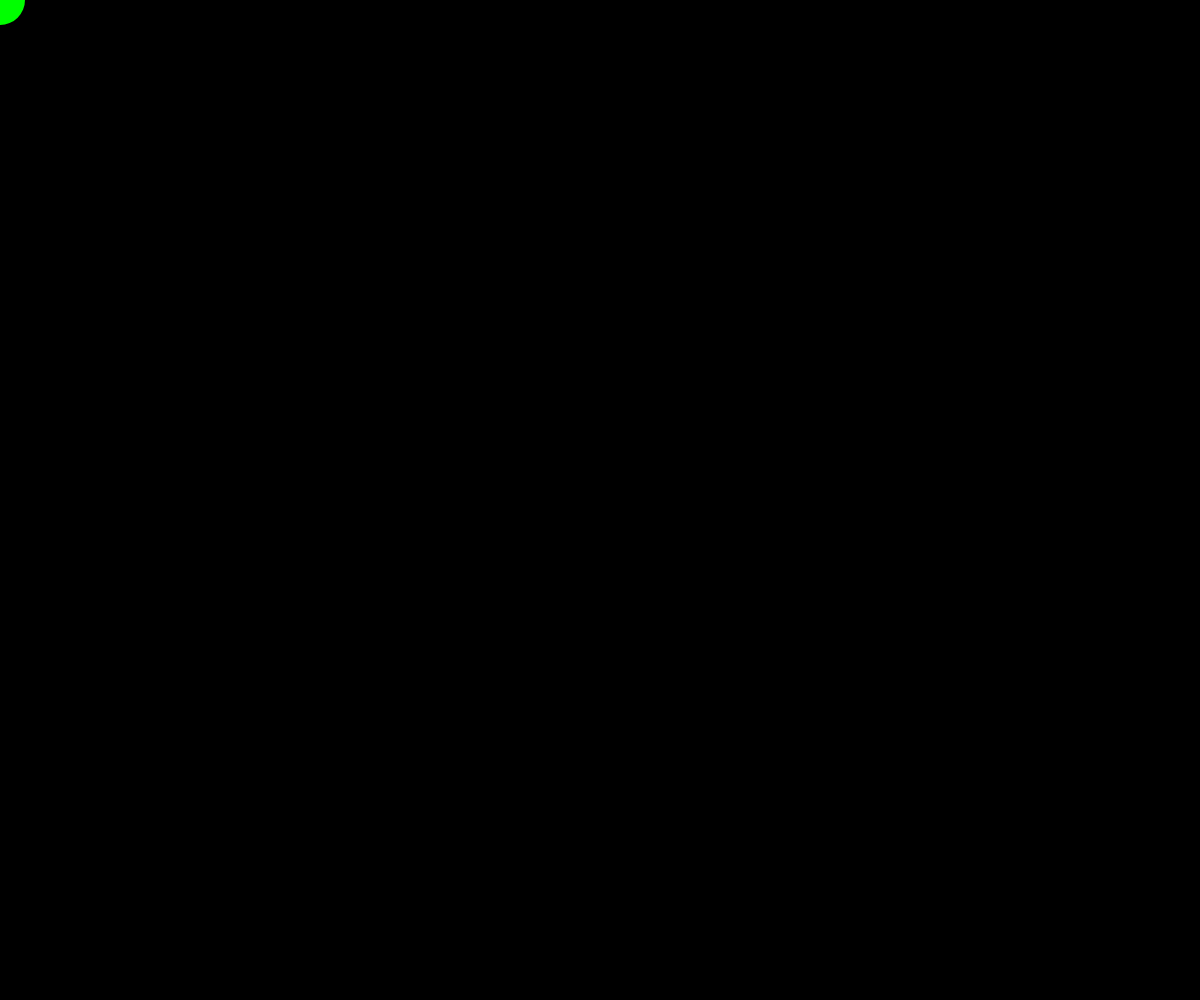
Frame 1 (no input)
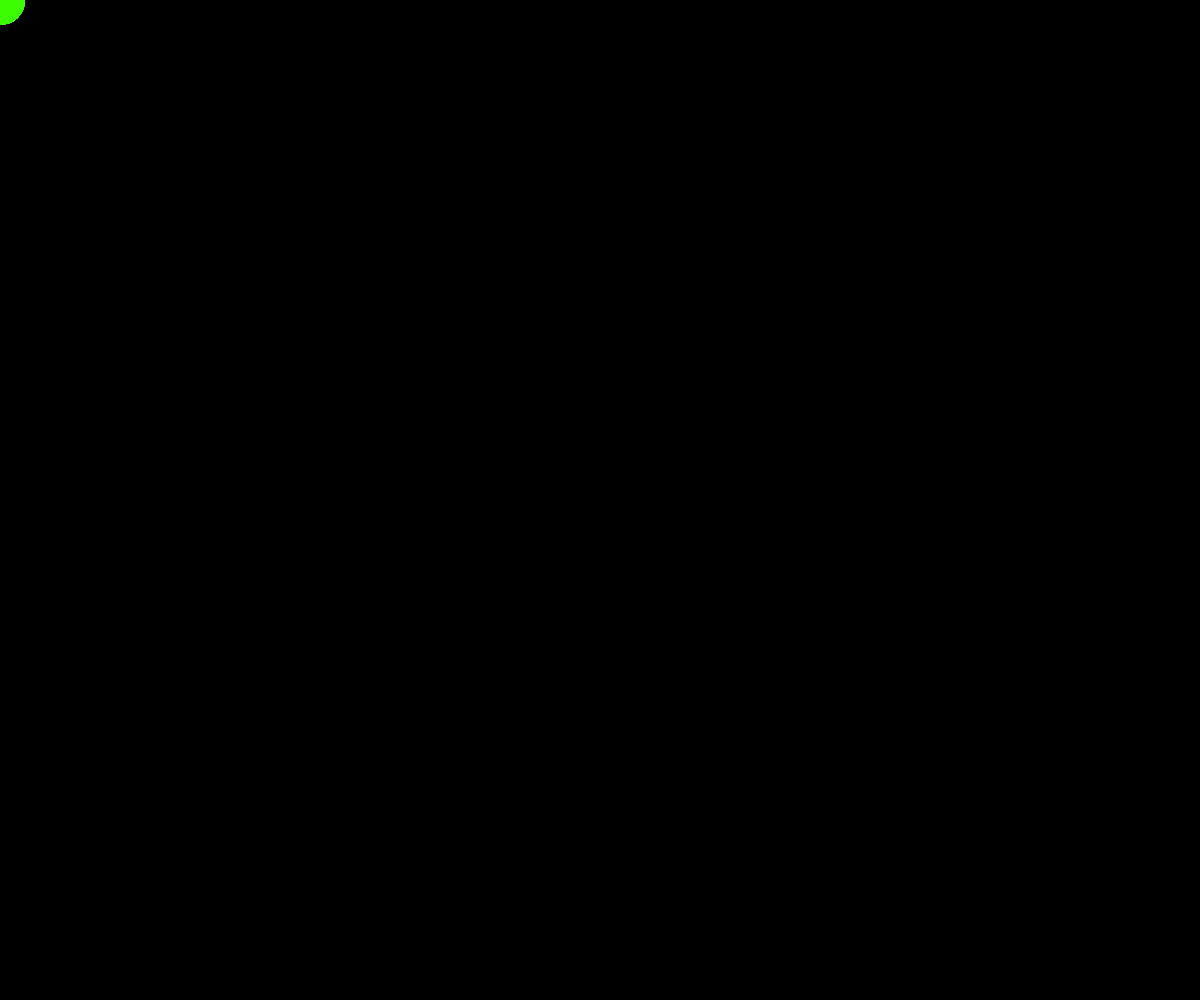
Frame 60 (no input)
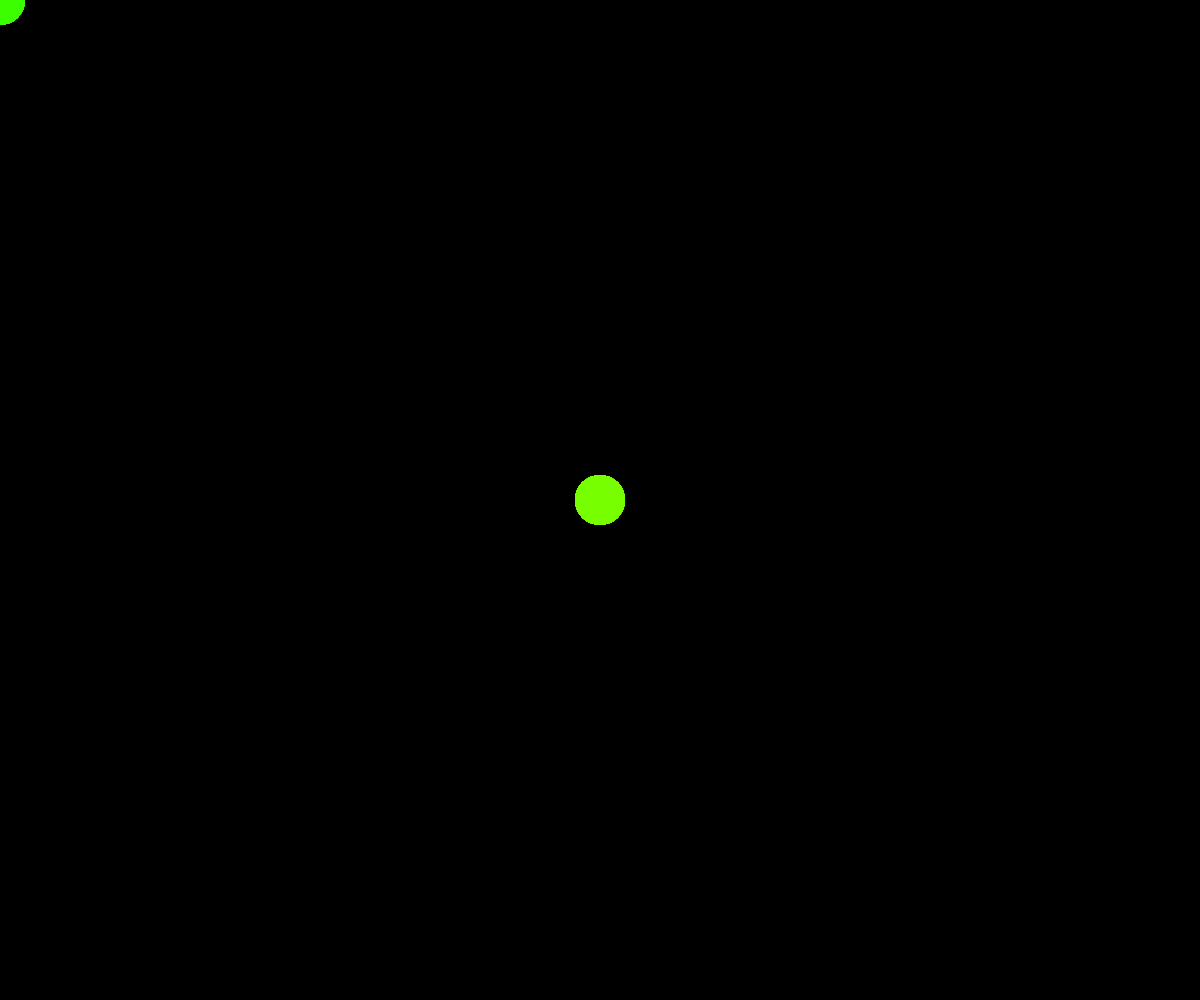
Frame 120 (the mouse pressed at the canvas centre since frame 60)

The p5.js sketch that drew these frames (run headless with seeded random() and noise() and a simulated clock; from frame 60 on, the mouse is pressed at the canvas centre):

// p5.js sketch
// ── sketch.js
// Project
// Jenna Doucette
// Date
//
// Extra for Experts:
// - describe what you did to take this project "above and beyond"

let redAmount = 0;
let redChangeAmount = 1;


function setup() {
  createCanvas(windowWidth, windowHeight);
  background(0, 0, 0);
  }

function draw() {
  fill(redAmount, 255, 0);
  noStroke();
  ellipse(mouseX, mouseY, 50, 50);
 
  redAmount += redChangeAmount; 

  if (redAmount >= 255) { 
    redChangeAmount *= -1;
  }

  if (redAmount <= 0) {
   redChangeAmount *= -1;
  }

  console.log(redAmount);
  }
